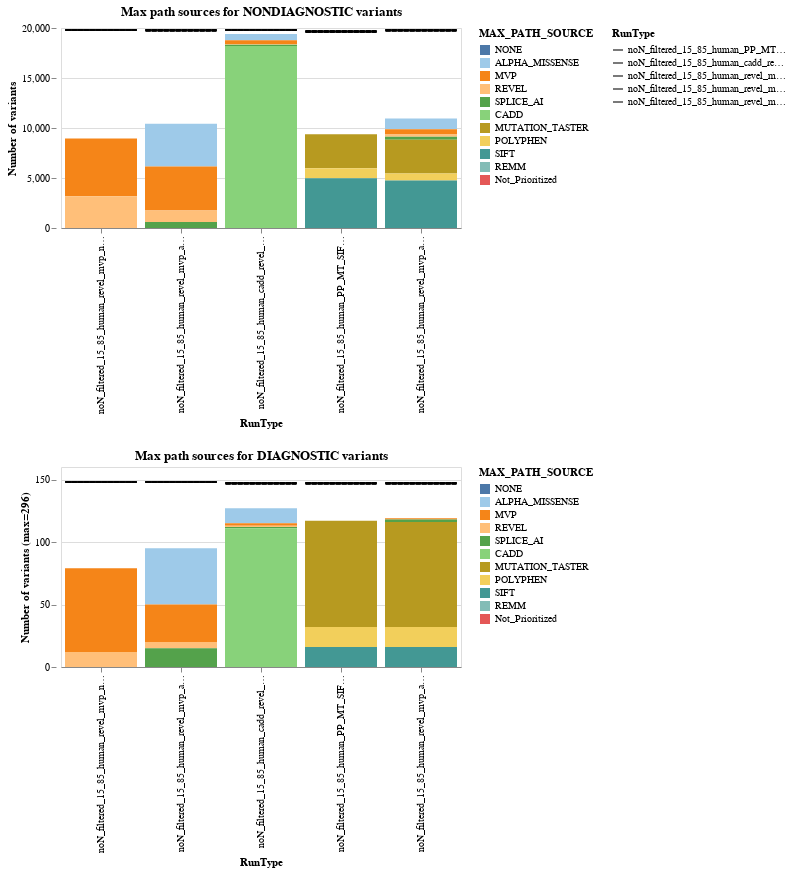

This figure's notebook cell:
### Code cell
variant_bars = alt.vconcat(all_variants, diagnostic_variants)
variant_bars

### Figure 1 — Vega-Lite specification as saved in the notebook (floating-point values rounded to 4 significant figures)
{"config": {"view": {"continuousWidth": 300, "continuousHeight": 300}}, "vconcat": [{"layer": [{"mark": {"type": "bar"}, "encoding": {"color": {"field": "MAX_PATH_SOURCE", "scale": {"domain": ["NONE", "ALPHA_MISSENSE", "MVP", "REVEL", "SPLICE_AI", "CADD", "MUTATION_TASTER", "POLYPHEN", "SIFT", "REMM", "Not_Prioritized"], "scheme": "tableau20"}, "sort": ["NONE", "ALPHA_MISSENSE", "MVP", "REVEL", "SPLICE_AI", "CADD", "MUTATION_TASTER", "POLYPHEN", "SIFT", "REMM", "Not_Prioritized"], "type": "nominal"}, "tooltip": [{"field": "RunType", "type": "nominal"}, {"field": "MAX_PATH_SOURCE", "type": "nominal"}, {"field": "num", "type": "quantitative"}, {"field": "percentage", "type": "quantitative"}], "x": {"field": "RunType", "sort": ["noN_filtered_15_85_human_revel_mvp_noWL", "noN_filtered_15_85_human_revel_mvp_alphaM_spliceAI_noWL", "noN_filtered_15_85_human_cadd_revel_mvp_alphaM_spliceAI_noWL", "noN_filtered_15_85_human_PP_MT_SIFT_noWL", "noN_filtered_15_85_human_revel_mvp_alphaM_spliceAI_PP_MT_SIFT_noWL"], "type": "nominal"}, "y": {"field": "num", "title": "Number of variants", "type": "quantitative"}}, "title": "Max path sources for NONDIAGNOSTIC variants"}, {"mark": {"type": "point", "align": "left", "baseline": "middle", "size": 5000, "strokeDash": [5, 1]}, "encoding": {"color": {"value": "black"}, "shape": {"field": "RunType", "scale": {"range": ["stroke"]}, "type": "nominal"}, "text": {"field": "all_runtype", "type": "quantitative"}, "x": {"field": "RunType", "sort": ["noN_filtered_15_85_human_revel_mvp_noWL", "noN_filtered_15_85_human_revel_mvp_alphaM_spliceAI_noWL", "noN_filtered_15_85_human_cadd_revel_mvp_alphaM_spliceAI_noWL", "noN_filtered_15_85_human_PP_MT_SIFT_noWL", "noN_filtered_15_85_human_revel_mvp_alphaM_spliceAI_PP_MT_SIFT_noWL"], "type": "nominal"}, "y": {"axis": {"offset": 5, "domainOpacity": 0}, "field": "all_runtype", "type": "quantitative"}}, "title": "Max path sources for NONDIAGNOSTIC variants"}], "data": {"name": "data-0f4411477bdb308085c364488836708a"}, "height": 200, "resolve": {"scale": {"color": "independent"}}, "width": 400}, {"layer": [{"mark": {"type": "bar"}, "encoding": {"color": {"field": "MAX_PATH_SOURCE", "scale": {"domain": ["NONE", "ALPHA_MISSENSE", "MVP", "REVEL", "SPLICE_AI", "CADD", "MUTATION_TASTER", "POLYPHEN", "SIFT", "REMM", "Not_Prioritized"], "scheme": "tableau20"}, "sort": ["NONE", "ALPHA_MISSENSE", "MVP", "REVEL", "SPLICE_AI", "CADD", "MUTATION_TASTER", "POLYPHEN", "SIFT", "REMM", "Not_Prioritized"], "type": "nominal"}, "x": {"field": "RunType", "sort": ["noN_filtered_15_85_human_revel_mvp_noWL", "noN_filtered_15_85_human_revel_mvp_alphaM_spliceAI_noWL", "noN_filtered_15_85_human_cadd_revel_mvp_alphaM_spliceAI_noWL", "noN_filtered_15_85_human_PP_MT_SIFT_noWL", "noN_filtered_15_85_human_revel_mvp_alphaM_spliceAI_PP_MT_SIFT_noWL"], "type": "nominal"}, "y": {"field": "num", "title": "Number of variants (max=296)", "type": "quantitative"}}, "title": "Max path sources for DIAGNOSTIC variants"}, {"mark": {"type": "point", "align": "left", "baseline": "middle", "color": "black", "dx": -5, "dy": -10, "size": 5000, "strokeDash": [5, 1]}, "encoding": {"color": {"value": "black"}, "shape": {"field": "RunType", "scale": {"range": ["stroke"]}, "type": "nominal"}, "text": {"field": "all_runtype", "type": "quantitative"}, "x": {"field": "RunType", "sort": ["noN_filtered_15_85_human_revel_mvp_noWL", "noN_filtered_15_85_human_revel_mvp_alphaM_spliceAI_noWL", "noN_filtered_15_85_human_cadd_revel_mvp_alphaM_spliceAI_noWL", "noN_filtered_15_85_human_PP_MT_SIFT_noWL", "noN_filtered_15_85_human_revel_mvp_alphaM_spliceAI_PP_MT_SIFT_noWL"], "type": "nominal"}, "y": {"axis": {"offset": 5, "domainOpacity": 0}, "field": "all_runtype", "type": "quantitative"}}, "title": "Max path sources for DIAGNOSTIC variants"}], "data": {"name": "data-5d09455978e2b9d1ef0ee11088312896"}, "height": 200, "resolve": {"scale": {"color": "independent"}}, "width": 400}], "$schema": "https://vega.github.io/schema/vega-lite/v5.17.0.json", "datasets": {"data-0f4411477bdb308085c364488836708a": [{"RunType": "noN_filtered_15_85_human_revel_mvp_noWL", "MAX_PATH_SOURCE": "NONE", "num": 0, "percentage": 0.0, "all_runtype": 19790}, {"RunType": "noN_filtered_15_85_human_revel_mvp_noWL", "MAX_PATH_SOURCE": "ALPHA_MISSENSE", "num": 0, "percentage": 0.0, "all_runtype": 19790}, {"RunType": "noN_filtered_15_85_human_revel_mvp_noWL", "MAX_PATH_SOURCE": "MVP", "num": 5788, "percentage": 0.6465, "all_runtype": 19790}, {"RunType": "noN_filtered_15_85_human_revel_mvp_noWL", "MAX_PATH_SOURCE": "REVEL", "num": 3165, "percentage": 0.3535, "all_runtype": 19790}, {"RunType": "noN_filtered_15_85_human_revel_mvp_noWL", "MAX_PATH_SOURCE": "SPLICE_AI", "num": 0, "percentage": 0.0, "all_runtype": 19790}, {"RunType": "noN_filtered_15_85_human_revel_mvp_noWL", "MAX_PATH_SOURCE": "CADD", "num": 0, "percentage": 0.0, "all_runtype": 19790}, {"RunType": "noN_filtered_15_85_human_revel_mvp_noWL", "MAX_PATH_SOURCE": "MUTATION_TASTER", "num": 0, "percentage": 0.0, "all_runtype": 19790}, {"RunType": "noN_filtered_15_85_human_revel_mvp_noWL", "MAX_PATH_SOURCE": "POLYPHEN", "num": 0, "percentage": 0.0, "all_runtype": 19790}, {"RunType": "noN_filtered_15_85_human_revel_mvp_noWL", "MAX_PATH_SOURCE": "SIFT", "num": 0, "percentage": 0.0, "all_runtype": 19790}, {"RunType": "noN_filtered_15_85_human_revel_mvp_noWL", "MAX_PATH_SOURCE": "REMM", "num": 0, "percentage": 0.0, "all_runtype": 19790}, {"RunType": "noN_filtered_15_85_human_revel_mvp_noWL", "MAX_PATH_SOURCE": "Not_Prioritized", "num": 0, "percentage": 0.0, "all_runtype": 19790}, {"RunType": "noN_filtered_15_85_human_revel_mvp_alphaM_spliceAI_noWL", "MAX_PATH_SOURCE": "NONE", "num": 0, "percentage": 0.0, "all_runtype": 19782}, {"RunType": "noN_filtered_15_85_human_revel_mvp_alphaM_spliceAI_noWL", "MAX_PATH_SOURCE": "ALPHA_MISSENSE", "num": 4285, "percentage": 0.411, "all_runtype": 19782}, {"RunType": "noN_filtered_15_85_human_revel_mvp_alphaM_spliceAI_noWL", "MAX_PATH_SOURCE": "MVP", "num": 4385, "percentage": 0.4206, "all_runtype": 19782}, {"RunType": "noN_filtered_15_85_human_revel_mvp_alphaM_spliceAI_noWL", "MAX_PATH_SOURCE": "REVEL", "num": 1154, "percentage": 0.1107, "all_runtype": 19782}, {"RunType": "noN_filtered_15_85_human_revel_mvp_alphaM_spliceAI_noWL", "MAX_PATH_SOURCE": "SPLICE_AI", "num": 601, "percentage": 0.05765, "all_runtype": 19782}, {"RunType": "noN_filtered_15_85_human_revel_mvp_alphaM_spliceAI_noWL", "MAX_PATH_SOURCE": "CADD", "num": 0, "percentage": 0.0, "all_runtype": 19782}, {"RunType": "noN_filtered_15_85_human_revel_mvp_alphaM_spliceAI_noWL", "MAX_PATH_SOURCE": "MUTATION_TASTER", "num": 0, "percentage": 0.0, "all_runtype": 19782}, {"RunType": "noN_filtered_15_85_human_revel_mvp_alphaM_spliceAI_noWL", "MAX_PATH_SOURCE": "POLYPHEN", "num": 0, "percentage": 0.0, "all_runtype": 19782}, {"RunType": "noN_filtered_15_85_human_revel_mvp_alphaM_spliceAI_noWL", "MAX_PATH_SOURCE": "SIFT", "num": 0, "percentage": 0.0, "all_runtype": 19782}, {"RunType": "noN_filtered_15_85_human_revel_mvp_alphaM_spliceAI_noWL", "MAX_PATH_SOURCE": "REMM", "num": 0, "percentage": 0.0, "all_runtype": 19782}, {"RunType": "noN_filtered_15_85_human_revel_mvp_alphaM_spliceAI_noWL", "MAX_PATH_SOURCE": "Not_Prioritized", "num": 0, "percentage": 0.0, "all_runtype": 19782}, {"RunType": "noN_filtered_15_85_human_cadd_revel_mvp_alphaM_spliceAI_noWL", "MAX_PATH_SOURCE": "NONE", "num": 0, "percentage": 0.0, "all_runtype": 19799}, {"RunType": "noN_filtered_15_85_human_cadd_revel_mvp_alphaM_spliceAI_noWL", "MAX_PATH_SOURCE": "ALPHA_MISSENSE", "num": 622, "percentage": 0.03205, "all_runtype": 19799}, {"RunType": "noN_filtered_15_85_human_cadd_revel_mvp_alphaM_spliceAI_noWL", "MAX_PATH_SOURCE": "MVP", "num": 373, "percentage": 0.01922, "all_runtype": 19799}, {"RunType": "noN_filtered_15_85_human_cadd_revel_mvp_alphaM_spliceAI_noWL", "MAX_PATH_SOURCE": "REVEL", "num": 97, "percentage": 0.004999, "all_runtype": 19799}, {"RunType": "noN_filtered_15_85_human_cadd_revel_mvp_alphaM_spliceAI_noWL", "MAX_PATH_SOURCE": "SPLICE_AI", "num": 102, "percentage": 0.005256, "all_runtype": 19799}, {"RunType": "noN_filtered_15_85_human_cadd_revel_mvp_alphaM_spliceAI_noWL", "MAX_PATH_SOURCE": "CADD", "num": 18211, "percentage": 0.9385, "all_runtype": 19799}, {"RunType": "noN_filtered_15_85_human_cadd_revel_mvp_alphaM_spliceAI_noWL", "MAX_PATH_SOURCE": "MUTATION_TASTER", "num": 0, "percentage": 0.0, "all_runtype": 19799}, {"RunType": "noN_filtered_15_85_human_cadd_revel_mvp_alphaM_spliceAI_noWL", "MAX_PATH_SOURCE": "POLYPHEN", "num": 0, "percentage": 0.0, "all_runtype": 19799}, {"RunType": "noN_filtered_15_85_human_cadd_revel_mvp_alphaM_spliceAI_noWL", "MAX_PATH_SOURCE": "SIFT", "num": 0, "percentage": 0.0, "all_runtype": 19799}, {"RunType": "noN_filtered_15_85_human_cadd_revel_mvp_alphaM_spliceAI_noWL", "MAX_PATH_SOURCE": "REMM", "num": 0, "percentage": 0.0, "all_runtype": 19799}, {"RunType": "noN_filtered_15_85_human_cadd_revel_mvp_alphaM_spliceAI_noWL", "MAX_PATH_SOURCE": "Not_Prioritized", "num": 0, "percentage": 0.0, "all_runtype": 19799}, {"RunType": "noN_filtered_15_85_human_PP_MT_SIFT_noWL", "MAX_PATH_SOURCE": "NONE", "num": 0, "percentage": 0.0, "all_runtype": 19649}, {"RunType": "noN_filtered_15_85_human_PP_MT_SIFT_noWL", "MAX_PATH_SOURCE": "ALPHA_MISSENSE", "num": 0, "percentage": 0.0, "all_runtype": 19649}, {"RunType": "noN_filtered_15_85_human_PP_MT_SIFT_noWL", "MAX_PATH_SOURCE": "MVP", "num": 0, "percentage": 0.0, "all_runtype": 19649}, {"RunType": "noN_filtered_15_85_human_PP_MT_SIFT_noWL", "MAX_PATH_SOURCE": "REVEL", "num": 0, "percentage": 0.0, "all_runtype": 19649}, {"RunType": "noN_filtered_15_85_human_PP_MT_SIFT_noWL", "MAX_PATH_SOURCE": "SPLICE_AI", "num": 0, "percentage": 0.0, "all_runtype": 19649}, {"RunType": "noN_filtered_15_85_human_PP_MT_SIFT_noWL", "MAX_PATH_SOURCE": "CADD", "num": 0, "percentage": 0.0, "all_runtype": 19649}, {"RunType": "noN_filtered_15_85_human_PP_MT_SIFT_noWL", "MAX_PATH_SOURCE": "MUTATION_TASTER", "num": 3394, "percentage": 0.3618, "all_runtype": 19649}, {"RunType": "noN_filtered_15_85_human_PP_MT_SIFT_noWL", "MAX_PATH_SOURCE": "POLYPHEN", "num": 999, "percentage": 0.1065, "all_runtype": 19649}, {"RunType": "noN_filtered_15_85_human_PP_MT_SIFT_noWL", "MAX_PATH_SOURCE": "SIFT", "num": 4987, "percentage": 0.5317, "all_runtype": 19649}, {"RunType": "noN_filtered_15_85_human_PP_MT_SIFT_noWL", "MAX_PATH_SOURCE": "REMM", "num": 0, "percentage": 0.0, "all_runtype": 19649}, {"RunType": "noN_filtered_15_85_human_PP_MT_SIFT_noWL", "MAX_PATH_SOURCE": "Not_Prioritized", "num": 0, "percentage": 0.0, "all_runtype": 19649}, {"RunType": "noN_filtered_15_85_human_revel_mvp_alphaM_spliceAI_PP_MT_SIFT_noWL", "MAX_PATH_SOURCE": "NONE", "num": 0, "percentage": 0.0, "all_runtype": 19782}, {"RunType": "noN_filtered_15_85_human_revel_mvp_alphaM_spliceAI_PP_MT_SIFT_noWL", "MAX_PATH_SOURCE": "ALPHA_MISSENSE", "num": 1082, "percentage": 0.09884, "all_runtype": 19782}, {"RunType": "noN_filtered_15_85_human_revel_mvp_alphaM_spliceAI_PP_MT_SIFT_noWL", "MAX_PATH_SOURCE": "MVP", "num": 515, "percentage": 0.04704, "all_runtype": 19782}, {"RunType": "noN_filtered_15_85_human_revel_mvp_alphaM_spliceAI_PP_MT_SIFT_noWL", "MAX_PATH_SOURCE": "REVEL", "num": 236, "percentage": 0.02156, "all_runtype": 19782}, {"RunType": "noN_filtered_15_85_human_revel_mvp_alphaM_spliceAI_PP_MT_SIFT_noWL", "MAX_PATH_SOURCE": "SPLICE_AI", "num": 284, "percentage": 0.02594, "all_runtype": 19782}, {"RunType": "noN_filtered_15_85_human_revel_mvp_alphaM_spliceAI_PP_MT_SIFT_noWL", "MAX_PATH_SOURCE": "CADD", "num": 0, "percentage": 0.0, "all_runtype": 19782}, {"RunType": "noN_filtered_15_85_human_revel_mvp_alphaM_spliceAI_PP_MT_SIFT_noWL", "MAX_PATH_SOURCE": "MUTATION_TASTER", "num": 3383, "percentage": 0.309, "all_runtype": 19782}, {"RunType": "noN_filtered_15_85_human_revel_mvp_alphaM_spliceAI_PP_MT_SIFT_noWL", "MAX_PATH_SOURCE": "POLYPHEN", "num": 690, "percentage": 0.06303, "all_runtype": 19782}, {"RunType": "noN_filtered_15_85_human_revel_mvp_alphaM_spliceAI_PP_MT_SIFT_noWL", "MAX_PATH_SOURCE": "SIFT", "num": 4757, "percentage": 0.4345, "all_runtype": 19782}, {"RunType": "noN_filtered_15_85_human_revel_mvp_alphaM_spliceAI_PP_MT_SIFT_noWL", "MAX_PATH_SOURCE": "REMM", "num": 0, "percentage": 0.0, "all_runtype": 19782}, {"RunType": "noN_filtered_15_85_human_revel_mvp_alphaM_spliceAI_PP_MT_SIFT_noWL", "MAX_PATH_SOURCE": "Not_Prioritized", "num": 0, "percentage": 0.0, "all_runtype": 19782}], "data-5d09455978e2b9d1ef0ee11088312896": [{"RunType": "noN_filtered_15_85_human_revel_mvp_noWL", "MAX_PATH_SOURCE": "NONE", "num": 0, "percentage": 0.0, "all_runtype": 148}, {"RunType": "noN_filtered_15_85_human_revel_mvp_noWL", "MAX_PATH_SOURCE": "ALPHA_MISSENSE", "num": 0, "percentage": 0.0, "all_runtype": 148}, {"RunType": "noN_filtered_15_85_human_revel_mvp_noWL", "MAX_PATH_SOURCE": "MVP", "num": 67, "percentage": 0.8481, "all_runtype": 148}, {"RunType": "noN_filtered_15_85_human_revel_mvp_noWL", "MAX_PATH_SOURCE": "REVEL", "num": 12, "percentage": 0.1519, "all_runtype": 148}, {"RunType": "noN_filtered_15_85_human_revel_mvp_noWL", "MAX_PATH_SOURCE": "SPLICE_AI", "num": 0, "percentage": 0.0, "all_runtype": 148}, {"RunType": "noN_filtered_15_85_human_revel_mvp_noWL", "MAX_PATH_SOURCE": "CADD", "num": 0, "percentage": 0.0, "all_runtype": 148}, {"RunType": "noN_filtered_15_85_human_revel_mvp_noWL", "MAX_PATH_SOURCE": "MUTATION_TASTER", "num": 0, "percentage": 0.0, "all_runtype": 148}, {"RunType": "noN_filtered_15_85_human_revel_mvp_noWL", "MAX_PATH_SOURCE": "POLYPHEN", "num": 0, "percentage": 0.0, "all_runtype": 148}, {"RunType": "noN_filtered_15_85_human_revel_mvp_noWL", "MAX_PATH_SOURCE": "SIFT", "num": 0, "percentage": 0.0, "all_runtype": 148}, {"RunType": "noN_filtered_15_85_human_revel_mvp_noWL", "MAX_PATH_SOURCE": "REMM", "num": 0, "percentage": 0.0, "all_runtype": 148}, {"RunType": "noN_filtered_15_85_human_revel_mvp_noWL", "MAX_PATH_SOURCE": "Not_Prioritized", "num": 0, "percentage": 0.0, "all_runtype": 148}, {"RunType": "noN_filtered_15_85_human_revel_mvp_alphaM_spliceAI_noWL", "MAX_PATH_SOURCE": "NONE", "num": 0, "percentage": 0.0, "all_runtype": 148}, {"RunType": "noN_filtered_15_85_human_revel_mvp_alphaM_spliceAI_noWL", "MAX_PATH_SOURCE": "ALPHA_MISSENSE", "num": 45, "percentage": 0.4737, "all_runtype": 148}, {"RunType": "noN_filtered_15_85_human_revel_mvp_alphaM_spliceAI_noWL", "MAX_PATH_SOURCE": "MVP", "num": 30, "percentage": 0.3158, "all_runtype": 148}, {"RunType": "noN_filtered_15_85_human_revel_mvp_alphaM_spliceAI_noWL", "MAX_PATH_SOURCE": "REVEL", "num": 5, "percentage": 0.05263, "all_runtype": 148}, {"RunType": "noN_filtered_15_85_human_revel_mvp_alphaM_spliceAI_noWL", "MAX_PATH_SOURCE": "SPLICE_AI", "num": 15, "percentage": 0.1579, "all_runtype": 148}, {"RunType": "noN_filtered_15_85_human_revel_mvp_alphaM_spliceAI_noWL", "MAX_PATH_SOURCE": "CADD", "num": 0, "percentage": 0.0, "all_runtype": 148}, {"RunType": "noN_filtered_15_85_human_revel_mvp_alphaM_spliceAI_noWL", "MAX_PATH_SOURCE": "MUTATION_TASTER", "num": 0, "percentage": 0.0, "all_runtype": 148}, {"RunType": "noN_filtered_15_85_human_revel_mvp_alphaM_spliceAI_noWL", "MAX_PATH_SOURCE": "POLYPHEN", "num": 0, "percentage": 0.0, "all_runtype": 148}, {"RunType": "noN_filtered_15_85_human_revel_mvp_alphaM_spliceAI_noWL", "MAX_PATH_SOURCE": "SIFT", "num": 0, "percentage": 0.0, "all_runtype": 148}, {"RunType": "noN_filtered_15_85_human_revel_mvp_alphaM_spliceAI_noWL", "MAX_PATH_SOURCE": "REMM", "num": 0, "percentage": 0.0, "all_runtype": 148}, {"RunType": "noN_filtered_15_85_human_revel_mvp_alphaM_spliceAI_noWL", "MAX_PATH_SOURCE": "Not_Prioritized", "num": 0, "percentage": 0.0, "all_runtype": 148}, {"RunType": "noN_filtered_15_85_human_cadd_revel_mvp_alphaM_spliceAI_noWL", "MAX_PATH_SOURCE": "NONE", "num": 0, "percentage": 0.0, "all_runtype": 147}, {"RunType": "noN_filtered_15_85_human_cadd_revel_mvp_alphaM_spliceAI_noWL", "MAX_PATH_SOURCE": "ALPHA_MISSENSE", "num": 12, "percentage": 0.09449, "all_runtype": 147}, {"RunType": "noN_filtered_15_85_human_cadd_revel_mvp_alphaM_spliceAI_noWL", "MAX_PATH_SOURCE": "MVP", "num": 2, "percentage": 0.01575, "all_runtype": 147}, {"RunType": "noN_filtered_15_85_human_cadd_revel_mvp_alphaM_spliceAI_noWL", "MAX_PATH_SOURCE": "REVEL", "num": 1, "percentage": 0.007874, "all_runtype": 147}, {"RunType": "noN_filtered_15_85_human_cadd_revel_mvp_alphaM_spliceAI_noWL", "MAX_PATH_SOURCE": "SPLICE_AI", "num": 1, "percentage": 0.007874, "all_runtype": 147}, {"RunType": "noN_filtered_15_85_human_cadd_revel_mvp_alphaM_spliceAI_noWL", "MAX_PATH_SOURCE": "CADD", "num": 111, "percentage": 0.874, "all_runtype": 147}, {"RunType": "noN_filtered_15_85_human_cadd_revel_mvp_alphaM_spliceAI_noWL", "MAX_PATH_SOURCE": "MUTATION_TASTER", "num": 0, "percentage": 0.0, "all_runtype": 147}, {"RunType": "noN_filtered_15_85_human_cadd_revel_mvp_alphaM_spliceAI_noWL", "MAX_PATH_SOURCE": "POLYPHEN", "num": 0, "percentage": 0.0, "all_runtype": 147}, {"RunType": "noN_filtered_15_85_human_cadd_revel_mvp_alphaM_spliceAI_noWL", "MAX_PATH_SOURCE": "SIFT", "num": 0, "percentage": 0.0, "all_runtype": 147}, {"RunType": "noN_filtered_15_85_human_cadd_revel_mvp_alphaM_spliceAI_noWL", "MAX_PATH_SOURCE": "REMM", "num": 0, "percentage": 0.0, "all_runtype": 147}, {"RunType": "noN_filtered_15_85_human_cadd_revel_mvp_alphaM_spliceAI_noWL", "MAX_PATH_SOURCE": "Not_Prioritized", "num": 0, "percentage": 0.0, "all_runtype": 147}, {"RunType": "noN_filtered_15_85_human_PP_MT_SIFT_noWL", "MAX_PATH_SOURCE": "NONE", "num": 0, "percentage": 0.0, "all_runtype": 147}, {"RunType": "noN_filtered_15_85_human_PP_MT_SIFT_noWL", "MAX_PATH_SOURCE": "ALPHA_MISSENSE", "num": 0, "percentage": 0.0, "all_runtype": 147}, {"RunType": "noN_filtered_15_85_human_PP_MT_SIFT_noWL", "MAX_PATH_SOURCE": "MVP", "num": 0, "percentage": 0.0, "all_runtype": 147}, {"RunType": "noN_filtered_15_85_human_PP_MT_SIFT_noWL", "MAX_PATH_SOURCE": "REVEL", "num": 0, "percentage": 0.0, "all_runtype": 147}, {"RunType": "noN_filtered_15_85_human_PP_MT_SIFT_noWL", "MAX_PATH_SOURCE": "SPLICE_AI", "num": 0, "percentage": 0.0, "all_runtype": 147}, {"RunType": "noN_filtered_15_85_human_PP_MT_SIFT_noWL", "MAX_PATH_SOURCE": "CADD", "num": 0, "percentage": 0.0, "all_runtype": 147}, {"RunType": "noN_filtered_15_85_human_PP_MT_SIFT_noWL", "MAX_PATH_SOURCE": "MUTATION_TASTER", "num": 85, "percentage": 0.7265, "all_runtype": 147}, {"RunType": "noN_filtered_15_85_human_PP_MT_SIFT_noWL", "MAX_PATH_SOURCE": "POLYPHEN", "num": 16, "percentage": 0.1368, "all_runtype": 147}, {"RunType": "noN_filtered_15_85_human_PP_MT_SIFT_noWL", "MAX_PATH_SOURCE": "SIFT", "num": 16, "percentage": 0.1368, "all_runtype": 147}, {"RunType": "noN_filtered_15_85_human_PP_MT_SIFT_noWL", "MAX_PATH_SOURCE": "REMM", "num": 0, "percentage": 0.0, "all_runtype": 147}, {"RunType": "noN_filtered_15_85_human_PP_MT_SIFT_noWL", "MAX_PATH_SOURCE": "Not_Prioritized", "num": 0, "percentage": 0.0, "all_runtype": 147}, {"RunType": "noN_filtered_15_85_human_revel_mvp_alphaM_spliceAI_PP_MT_SIFT_noWL", "MAX_PATH_SOURCE": "NONE", "num": 0, "percentage": 0.0, "all_runtype": 147}, {"RunType": "noN_filtered_15_85_human_revel_mvp_alphaM_spliceAI_PP_MT_SIFT_noWL", "MAX_PATH_SOURCE": "ALPHA_MISSENSE", "num": 0, "percentage": 0.0, "all_runtype": 147}, {"RunType": "noN_filtered_15_85_human_revel_mvp_alphaM_spliceAI_PP_MT_SIFT_noWL", "MAX_PATH_SOURCE": "MVP", "num": 1, "percentage": 0.008403, "all_runtype": 147}, {"RunType": "noN_filtered_15_85_human_revel_mvp_alphaM_spliceAI_PP_MT_SIFT_noWL", "MAX_PATH_SOURCE": "REVEL", "num": 0, "percentage": 0.0, "all_runtype": 147}, {"RunType": "noN_filtered_15_85_human_revel_mvp_alphaM_spliceAI_PP_MT_SIFT_noWL", "MAX_PATH_SOURCE": "SPLICE_AI", "num": 2, "percentage": 0.01681, "all_runtype": 147}, {"RunType": "noN_filtered_15_85_human_revel_mvp_alphaM_spliceAI_PP_MT_SIFT_noWL", "MAX_PATH_SOURCE": "CADD", "num": 0, "percentage": 0.0, "all_runtype": 147}, {"RunType": "noN_filtered_15_85_human_revel_mvp_alphaM_spliceAI_PP_MT_SIFT_noWL", "MAX_PATH_SOURCE": "MUTATION_TASTER", "num": 84, "percentage": 0.7059, "all_runtype": 147}, {"RunType": "noN_filtered_15_85_human_revel_mvp_alphaM_spliceAI_PP_MT_SIFT_noWL", "MAX_PATH_SOURCE": "POLYPHEN", "num": 16, "percentage": 0.1345, "all_runtype": 147}, {"RunType": "noN_filtered_15_85_human_revel_mvp_alphaM_spliceAI_PP_MT_SIFT_noWL", "MAX_PATH_SOURCE": "SIFT", "num": 16, "percentage": 0.1345, "all_runtype": 147}, {"RunType": "noN_filtered_15_85_human_revel_mvp_alphaM_spliceAI_PP_MT_SIFT_noWL", "MAX_PATH_SOURCE": "REMM", "num": 0, "percentage": 0.0, "all_runtype": 147}, {"RunType": "noN_filtered_15_85_human_revel_mvp_alphaM_spliceAI_PP_MT_SIFT_noWL", "MAX_PATH_SOURCE": "Not_Prioritized", "num": 0, "percentage": 0.0, "all_runtype": 147}]}}
